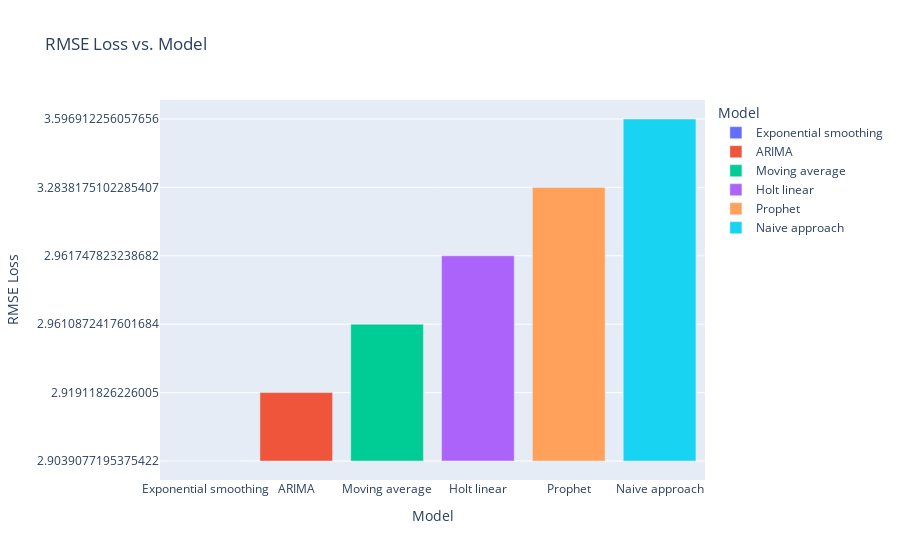

Notebook source saved alongside this figure:
### Code cell
error = [error_naive, error_avg, error_holt, error_exponential, error_arima, error_prophet]
names = ["Naive approach", "Moving average", "Holt linear", "Exponential smoothing", "ARIMA", "Prophet"]
df = pd.DataFrame(np.transpose([error, names]))
df.columns = ["RMSE Loss", "Model"]
df = df.sort_values(by=['RMSE Loss'])
px.bar(df, y="RMSE Loss", x="Model", color="Model", title="RMSE Loss vs. Model")

### Figure 1 — Plotly figure (JSON) as saved in the notebook; plotly's stock layout.template omitted (floating-point values rounded to 4 significant figures)
{"data": [{"alignmentgroup": "True", "hovertemplate": "Model=%{x}<br>RMSE Loss=%{y}<extra></extra>", "legendgroup": "Exponential smoothing", "marker": {"color": "#636efa", "pattern": {"shape": ""}}, "name": "Exponential smoothing", "offsetgroup": "Exponential smoothing", "orientation": "v", "showlegend": true, "textposition": "auto", "type": "bar", "x": ["Exponential smoothing"], "xaxis": "x", "y": ["2.9039077195375422"], "yaxis": "y"}, {"alignmentgroup": "True", "hovertemplate": "Model=%{x}<br>RMSE Loss=%{y}<extra></extra>", "legendgroup": "ARIMA", "marker": {"color": "#EF553B", "pattern": {"shape": ""}}, "name": "ARIMA", "offsetgroup": "ARIMA", "orientation": "v", "showlegend": true, "textposition": "auto", "type": "bar", "x": ["ARIMA"], "xaxis": "x", "y": ["2.91911826226005"], "yaxis": "y"}, {"alignmentgroup": "True", "hovertemplate": "Model=%{x}<br>RMSE Loss=%{y}<extra></extra>", "legendgroup": "Moving average", "marker": {"color": "#00cc96", "pattern": {"shape": ""}}, "name": "Moving average", "offsetgroup": "Moving average", "orientation": "v", "showlegend": true, "textposition": "auto", "type": "bar", "x": ["Moving average"], "xaxis": "x", "y": ["2.9610872417601684"], "yaxis": "y"}, {"alignmentgroup": "True", "hovertemplate": "Model=%{x}<br>RMSE Loss=%{y}<extra></extra>", "legendgroup": "Holt linear", "marker": {"color": "#ab63fa", "pattern": {"shape": ""}}, "name": "Holt linear", "offsetgroup": "Holt linear", "orientation": "v", "showlegend": true, "textposition": "auto", "type": "bar", "x": ["Holt linear"], "xaxis": "x", "y": ["2.961747823238682"], "yaxis": "y"}, {"alignmentgroup": "True", "hovertemplate": "Model=%{x}<br>RMSE Loss=%{y}<extra></extra>", "legendgroup": "Prophet", "marker": {"color": "#FFA15A", "pattern": {"shape": ""}}, "name": "Prophet", "offsetgroup": "Prophet", "orientation": "v", "showlegend": true, "textposition": "auto", "type": "bar", "x": ["Prophet"], "xaxis": "x", "y": ["3.2838175102285407"], "yaxis": "y"}, {"alignmentgroup": "True", "hovertemplate": "Model=%{x}<br>RMSE Loss=%{y}<extra></extra>", "legendgroup": "Naive approach", "marker": {"color": "#19d3f3", "pattern": {"shape": ""}}, "name": "Naive approach", "offsetgroup": "Naive approach", "orientation": "v", "showlegend": true, "textposition": "auto", "type": "bar", "x": ["Naive approach"], "xaxis": "x", "y": ["3.596912256057656"], "yaxis": "y"}], "layout": {"barmode": "relative", "legend": {"title": {"text": "Model"}, "tracegroupgap": 0}, "title": {"text": "RMSE Loss vs. Model"}, "xaxis": {"anchor": "y", "categoryarray": ["Exponential smoothing", "ARIMA", "Moving average", "Holt linear", "Prophet", "Naive approach"], "categoryorder": "array", "domain": [0, 1], "title": {"text": "Model"}}, "yaxis": {"anchor": "x", "domain": [0, 1], "title": {"text": "RMSE Loss"}}}}
